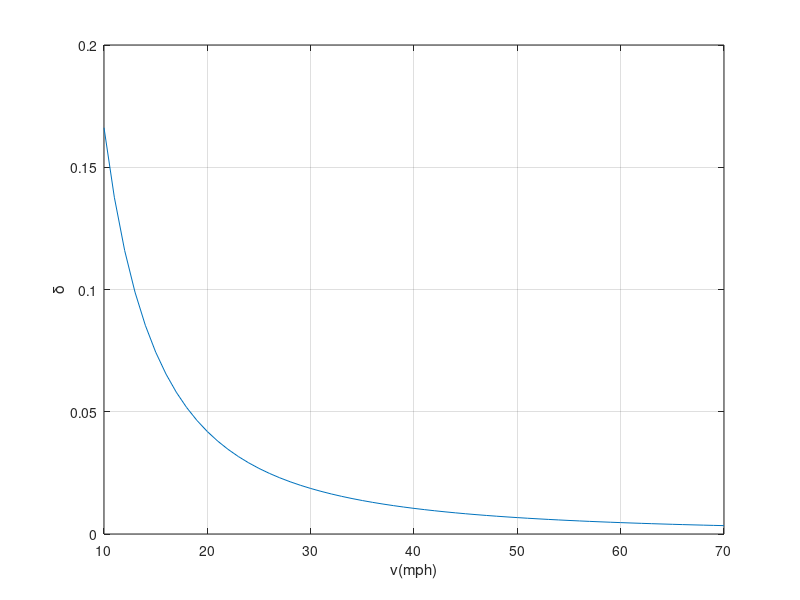
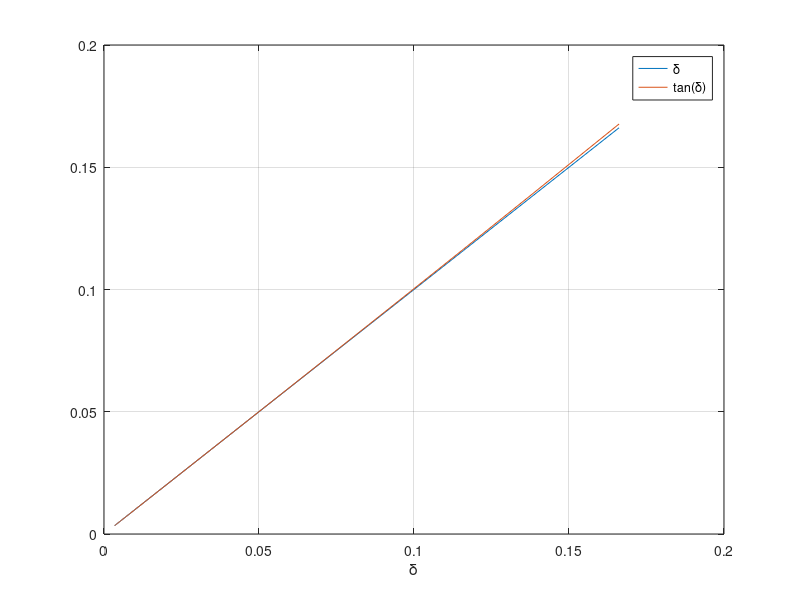

These figures' MATLAB source, in order:
%%% Check delta as a function of v^2
close all;

max_ay = 0.67;
theta = 0;
veh_len = 5;
a = 0;
v_mph = 10:70; %mph
v = v_mph*1609/3600;
delta = atan2(veh_len*(max_ay - a*sin(theta)), v.^2*cos(theta));

figure('Name', 'Steering Angle');
plot(v_mph, delta)
xlabel('v(mph)'); ylabel('\delta')
grid

figure('Name', 'Small Angle Approx.')
plot(delta, [delta; tan(delta)])
xlabel('\delta');
legend({'\delta', 'tan(\delta)'});
grid
max(abs(delta-sin(delta)))